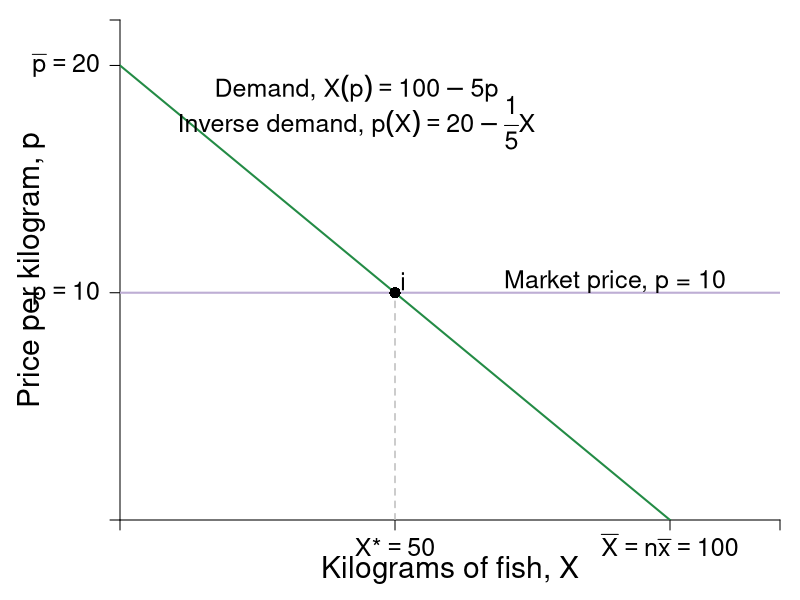

Recreate this plot in R.
require(shape)
pdf(file = "indmarketdemand/demand_market_price.pdf", width = 9, height = 7)

#Set parameters for graphics
pointsize <- 1.8
axislabelsize <- 1.8
labelsize <- 1.5
namesize <- 1.8
annotatesize <- 1.5
graphlinewidth <- 2
segmentlinewidth <- 1.5

COL <- c("#7fc97f", "#beaed4", "#fdc086", "#ffff99", "#386cb0", "#f0027f", "#bf5b17", "#666666")
COLA <- c("#99d8c9","#66c2a4","#41ae76", "#238b45", "#005824")
COLB <- c("#4eb3d3", "#2b8cbe", "#0868ac","#084081")

par(mar =  c(4, 6, 1, 1))

mrsA <- function(x, rmax = 20, xmax = 100) {
  rmax - (rmax/xmax)*x
}

# uA <- function(x, y, rmax, rmax = 20, xmax = 10) {
#   y + rmax*x - (1/2)(rmax/xmax)*x^2
# }

xlims <- c(0, 120)
ylims <- c(0, 22)

npts <- 501 
x <- seq(xlims[1], xlims[2], length.out = npts)
y <- seq(ylims[1], ylims[2], length.out = npts) 
a <- c(46.08, 55, 64)
b <- c(46.08, 55, 64)

plot(0, 0, xlim = xlims, ylim = ylims, type = "n",
     xlab = expression(paste("")),
     ylab = expression(paste("")), 
     xaxt = "n", 
     yaxt = "n", 
     cex.lab = axislabelsize, 
     bty = "n",
     xaxs="i", 
     yaxs="i")

# ticksy <- seq(from = 0, to = ylims[2], by = 2)
# ylabels <- seq(from = 0, to = ylims[2], by = 2)
# ticksx <- seq(from = 0, to = xlims[2], by = 2)
# xlabels <- seq(from = 0, to = xlims[2], by = 2)
ticksy <- c(0, 10, 20, ylims[2])
ylabels <- c(NA, expression(paste(p == 10)), expression(paste(bar(p) == 20)), NA)
ticksx <- c(0, 50, 100, xlims[2])
xlabels <- c(NA, expression(paste(X,"*") == 50), expression(paste(bar(X)==n*bar(x), phantom()==100)), NA)

axis(1, at = ticksx, pos = 0, labels = xlabels, cex.axis = labelsize)
axis(2, at = ticksy, pos = 0, labels = ylabels, las = 1, cex.axis = labelsize)

npts <- 500 
xx1 <- seq(xlims[1], xlims[2], length.out = npts)

#xpoly <- c(0, 10, 0)
#ypoly <- c(5, 5, 10)
#polygon(x = xpoly, y = ypoly, col = COL[4], density=NULL, border = NA)

#Lines for mrs graph
lines(xx1, mrsA(xx1), col = COLA[4], lwd = graphlinewidth)

segments(0, 10, xlims[2], 10, lty = 1, col = COL[2] , lwd = graphlinewidth)
segments(50, 0, 50, 10, lty = 2, col = "gray" , lwd = segmentlinewidth)

#Label axes
#mtext(expression(paste("Quantity of fish, ", x)), side=1, line = 2.5, cex = axislabelsize)
text(0.5*xlims[2], -2.2, expression(paste("Kilograms of fish, ", X)), xpd = TRUE, cex = axislabelsize) 
text(-16.2, 0.5*ylims[2], expression(paste("Price per kilogram, ", p )), xpd = TRUE, cex = axislabelsize, srt = 90) 

points(50, 10, pch = 16, col = "black", cex = 1.5)
text(51.5, 10.5, expression(i), cex = annotatesize)

#segments(4.11765, 6.17647, 5.88, 8.88, lty = 1, col = COL[2] , lwd = graphlinewidth)
text(90, 10.5, expression("Market price, p = 10"), cex = labelsize)
#text(7.3, 2.5, expression("Curve"))
#Arrows(7.3, 3.5, 7.3, 6.1, col = "black", lty = 1, lwd = 2, arr.type = "triangle", arr.lwd = 0.5)

#Label the iso-welfare functions for the HG, Aisha
# text(3.8, 1.5, expression(u[1]^A))
# text(4.6, 1.5, expression(u[2]^A))
# text(5.5, 1.5, expression(u[3]^A))
#text(6.6, 8.3, expression(u[4]^A))


#Label the indifference curves for the HG, Betty
# text(7.6, 17, expression(u[1]^B))
# text(6.75, 17, expression(u[2]^B))
# text(6, 17, expression(u[3]^B))
#text(3.4, 6.9, expression(v[4]^B))

#Label mrs function
text(43, 19, expression(paste("Demand, ", X(p) == 100 - 5 *p)), cex = annotatesize)
text(43, 17.5, expression(paste("Inverse demand, ", p(X) == 20 - frac(1,5) *X)), cex = annotatesize)
#Arrows(10, 7.5, 10, 5, col = "black", lty = 1, lwd = 2, arr.type = "triangle", arr.lwd = 0.5)

#Label satiation
#text(20, 3.5, expression(paste(bar(x) == "Point")))
#text(20, 3, expression(paste("of Satiation")))
#Arrows(20, 2.5, 20, 0.5, col = "black", lty = 1, lwd = 2, arr.type = "triangle", arr.lwd = 0.5)

#Label highest willingness to pay
#text(5, 10, expression("Consumer Surplus"))
#text(5, 9, expression(paste(CS==frac(1, 2)*bgroup("(",bar(r) - p,")")*x)))
#Arrows(5, 8.5, 5, 6, col = "black", lty = 1, lwd = 2, arr.type = "triangle", arr.lwd = 0.5)

dev.off()
